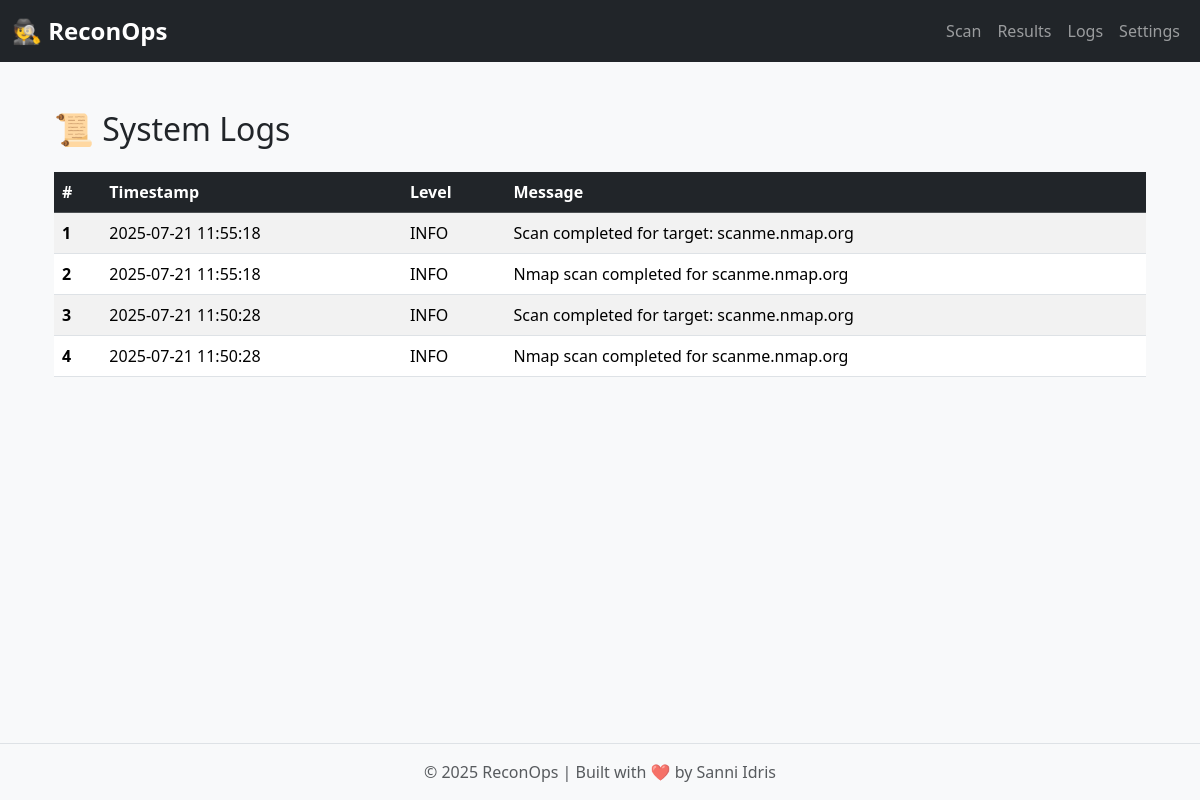
Page /logs on the committed database.
### reconops_dashboard/models.py (models this page shows, shortened)
class SystemLog(db.Model):
    __tablename__ = 'system_logs'
    id = db.Column(db.Integer, primary_key=True)
    timestamp = db.Column(db.DateTime, default=datetime.utcnow)
    level = db.Column(db.String(50), nullable=False)
    message = db.Column(db.Text, nullable=False)

### reconops_dashboard/routes/main_routes.py (the view)
@main.route('/logs')
def logs():
    logs = SystemLog.query.order_by(SystemLog.timestamp.desc()).all()
    return render_template('logs.html', logs=logs)

### reconops_dashboard/templates/logs.html
{% extends 'base.html' %}
{% block content %}
<div class="container mt-5">
    <h2 class="mb-4">📜 System Logs</h2>
    {% if logs %}
        <table class="table table-striped table-hover">
            <thead class="table-dark">
                <tr>
                    <th scope="col">#</th>
                    <th scope="col">Timestamp</th>
                    <th scope="col">Level</th>
                    <th scope="col">Message</th>
                </tr>
            </thead>
            <tbody>
                {% for log in logs %}
                <tr>
                    <th scope="row">{{ loop.index }}</th>
                    <td>{{ log.timestamp.strftime('%Y-%m-%d %H:%M:%S') }}</td>
                    <td>{{ log.level }}</td>
                    <td>{{ log.message }}</td>
                </tr>
                {% endfor %}
            </tbody>
        </table>
    {% else %}
        <div class="alert alert-info">
            No logs available at this time.
        </div>
    {% endif %}
</div>
{% endblock %}

### reconops_dashboard/static/css/styles.css (style rules this page uses)
body { background-color: #f8f9fa; font-family: "Segoe UI", Tahoma, Geneva, Verdana, sans-serif; }

### rows in the picture
SystemLog: timestamp "2025-07-21 11:55:18", level "INFO", message "Scan completed for target: scanme.nmap.org"
SystemLog: timestamp "2025-07-21 11:55:18", level "INFO", message "Nmap scan completed for scanme.nmap.org"
SystemLog: timestamp "2025-07-21 11:50:28", level "INFO", message "Scan completed for target: scanme.nmap.org"
SystemLog: timestamp "2025-07-21 11:50:28", level "INFO", message "Nmap scan completed for scanme.nmap.org"
